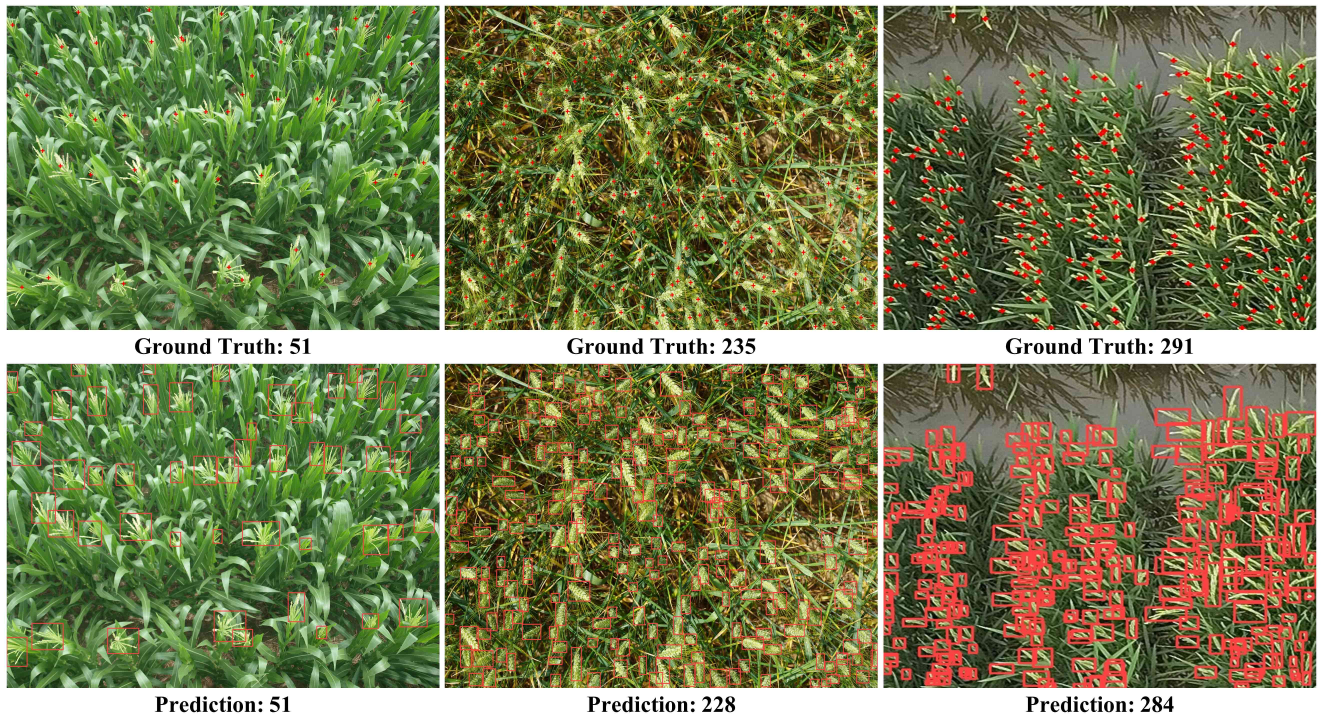
#> input picture data/infer.jpg, 5292 x 2894 px (shown at 1/4 size)
$ python -i augmentation.py   (imports and definitions only)
#> lines starting #> are read from the running program, lines starting #| are printed output that depends on the picture
#> further down, picture is the input picture: shape (2894, 5292, 3); mean B, G, R 82.9, 125.4, 120.8
"""
@author: Jianxiong Ye
"""

import cv2
import random
import numpy as np


class Albumentations:
    def __init__(self):
        self.transform = None

    # [5 lines left out: function __call__, not called in this run]


def augment_hsv(im, hgain=0.5, sgain=0.5, vgain=0.5):
#> called with hgain = 0.5, sgain = 0.5, vgain = 0.5
    if hgain or sgain or vgain:
        r = np.random.uniform(-1, 1, 3) * [hgain, sgain, vgain] + 1  # random gains
        hue, sat, val = cv2.split(cv2.cvtColor(im, cv2.COLOR_BGR2HSV))
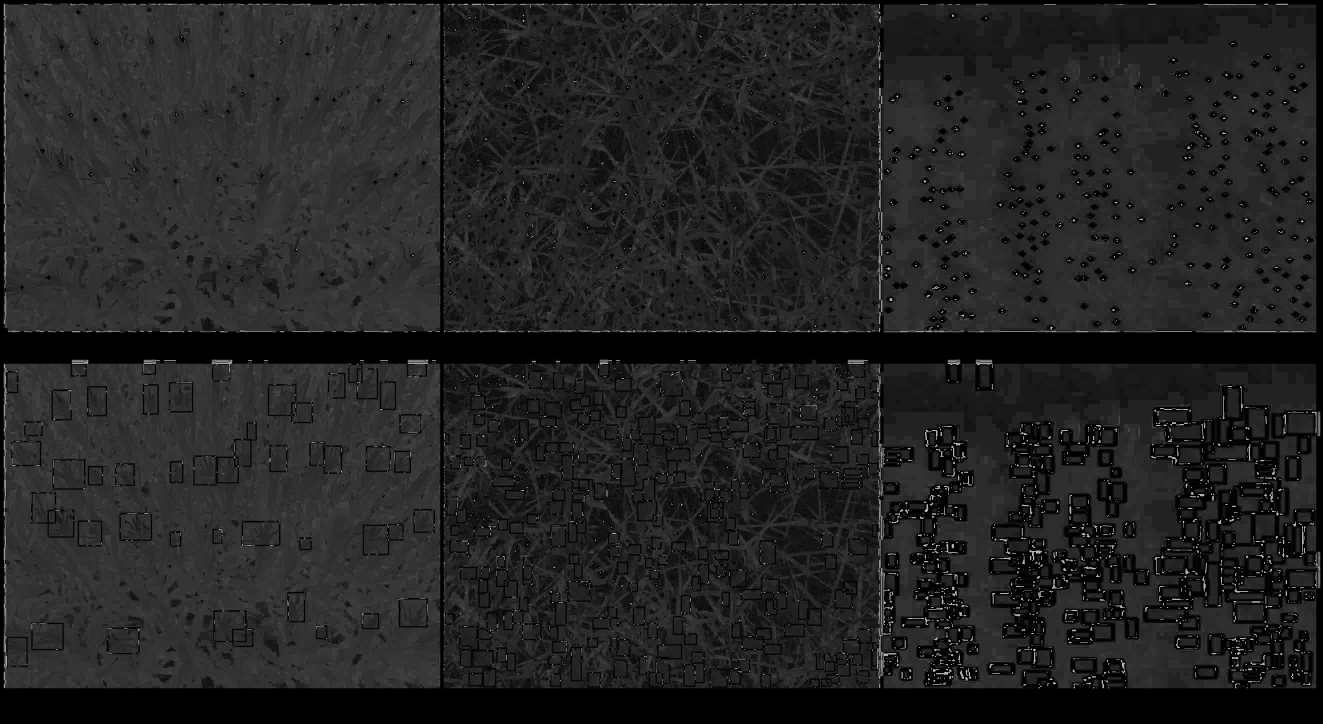
#> hue: shape (2894, 5292) (shown at 1/4 size); min 0, max 179, mean 34.8
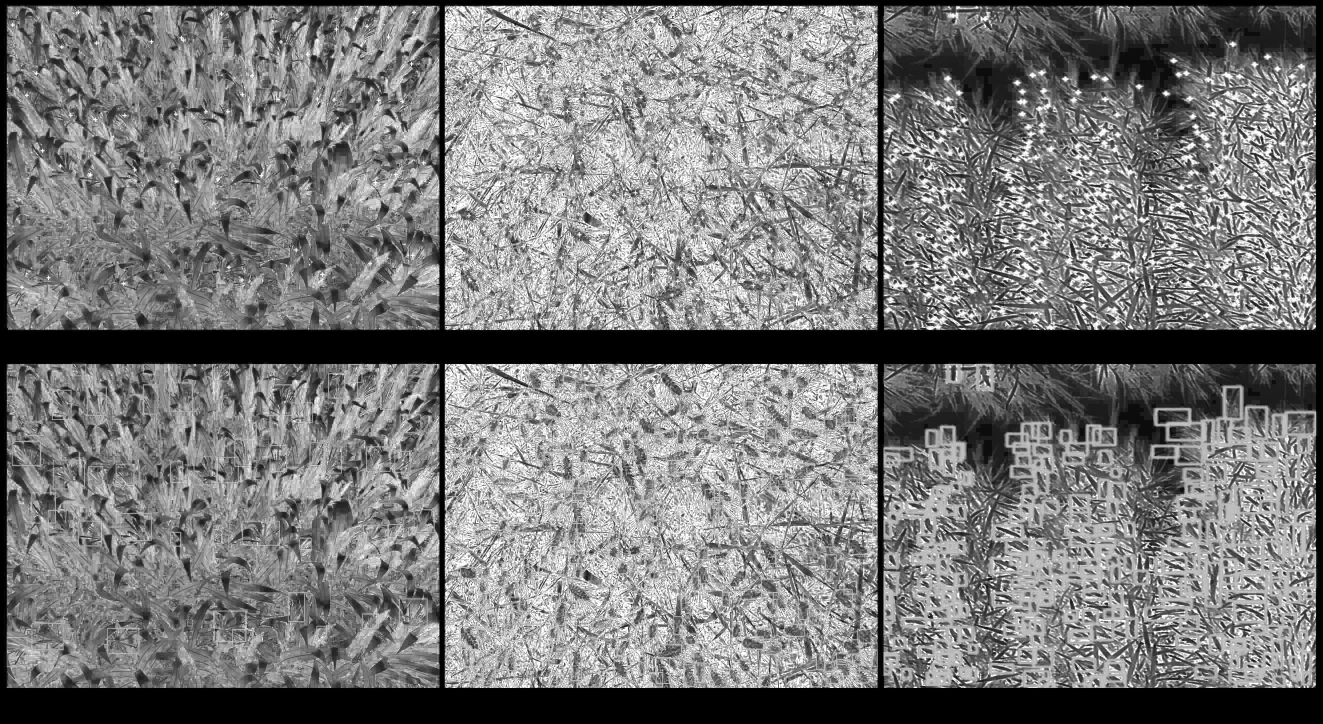
#> sat: shape (2894, 5292) (shown at 1/4 size); min 0, max 255, mean 122
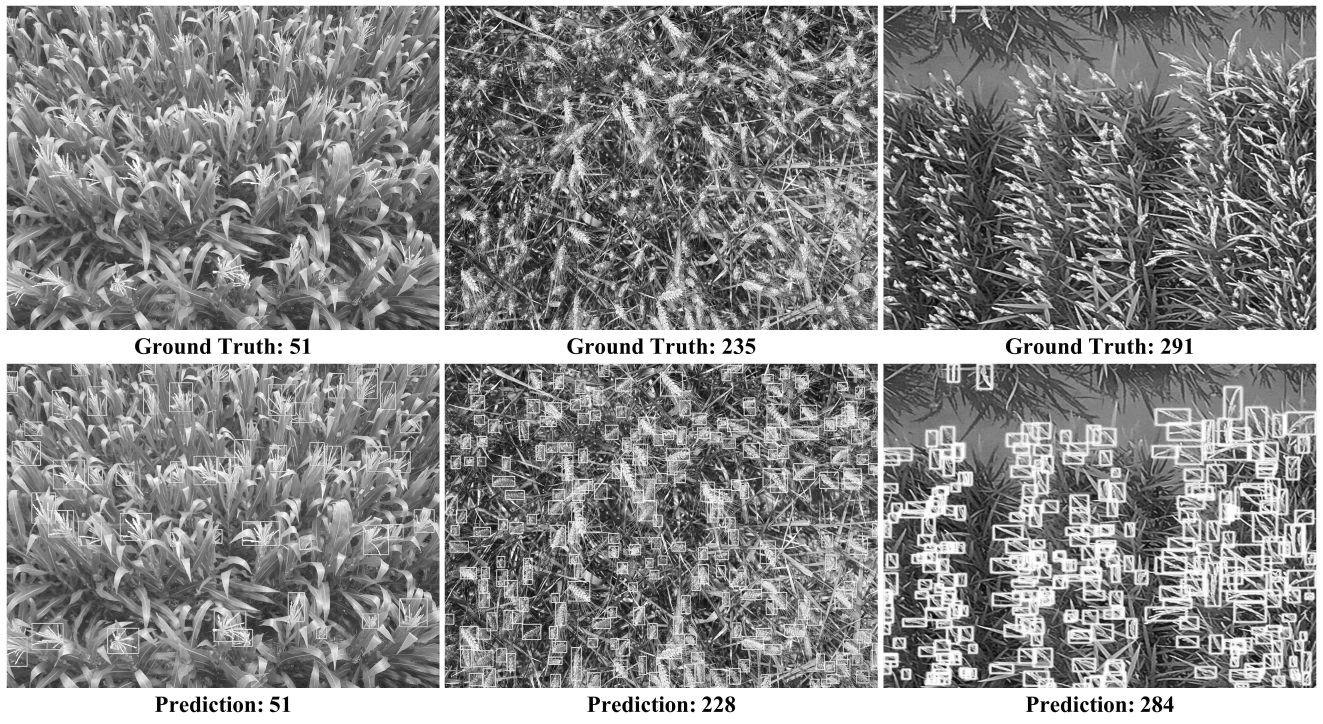
#> val: shape (2894, 5292) (shown at 1/4 size); min 0, max 255, mean 137.7
        dtype = im.dtype  # uint8
        x = np.arange(0, 256, dtype=r.dtype)
        lut_hue = ((x * r[0]) % 180).astype(dtype)
        lut_sat = np.clip(x * r[1], 0, 255).astype(dtype)
#> lut_sat = 256 values from 0 to 255
        lut_val = np.clip(x * r[2], 0, 255).astype(dtype)
#> lut_val = 256 values from 0 to 255
        im_hsv = cv2.merge((cv2.LUT(hue, lut_hue), cv2.LUT(sat, lut_sat), cv2.LUT(val, lut_val)))
#> im_hsv: shape (2894, 5292, 3); mean H, S, V 34.9, 143.7, 148
        cv2.cvtColor(im_hsv, cv2.COLOR_HSV2BGR, dst=im)
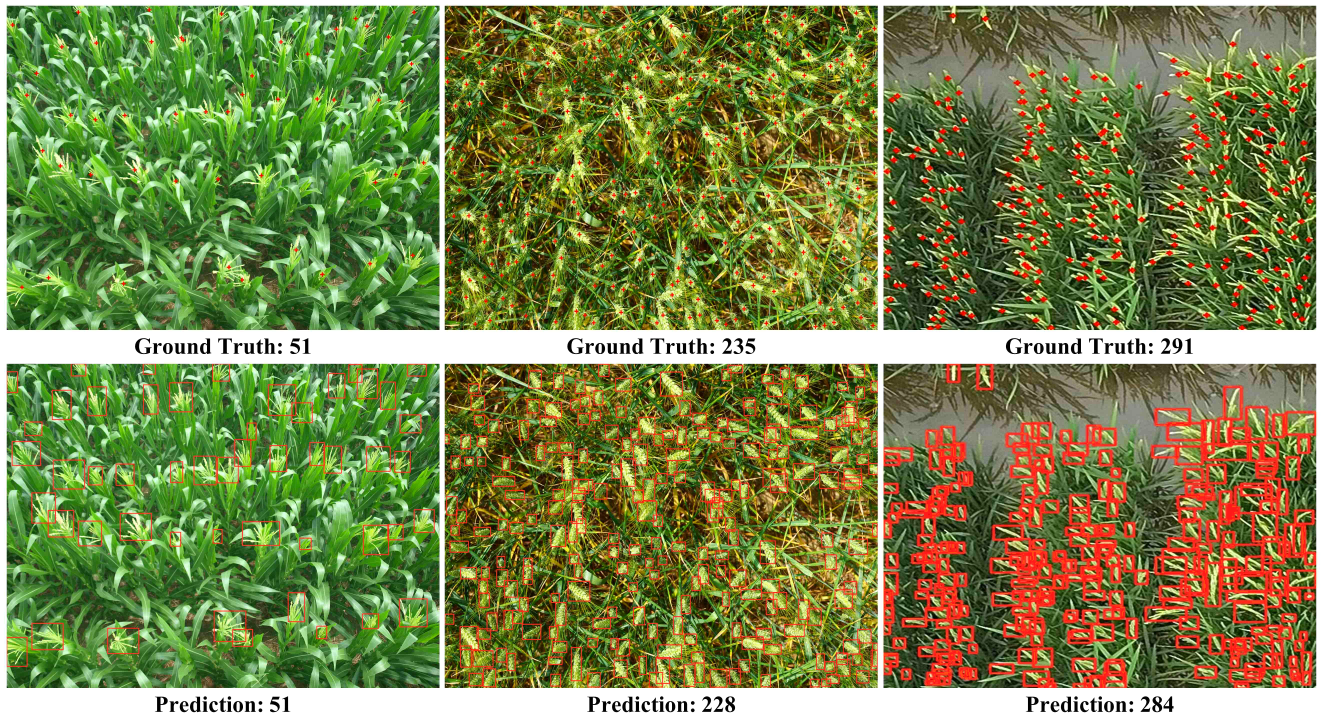
#> im: shape (2894, 5292, 3) (shown at 1/4 size); mean B, G, R 76.1, 132.7, 122.9


# [76 lines left out: functions letterbox, box_candidates, random_perspective, not called in this run]

>>> import cv2
>>> picture = cv2.imread('../../data/infer.jpg')
>>> result = augment_hsv(picture)
